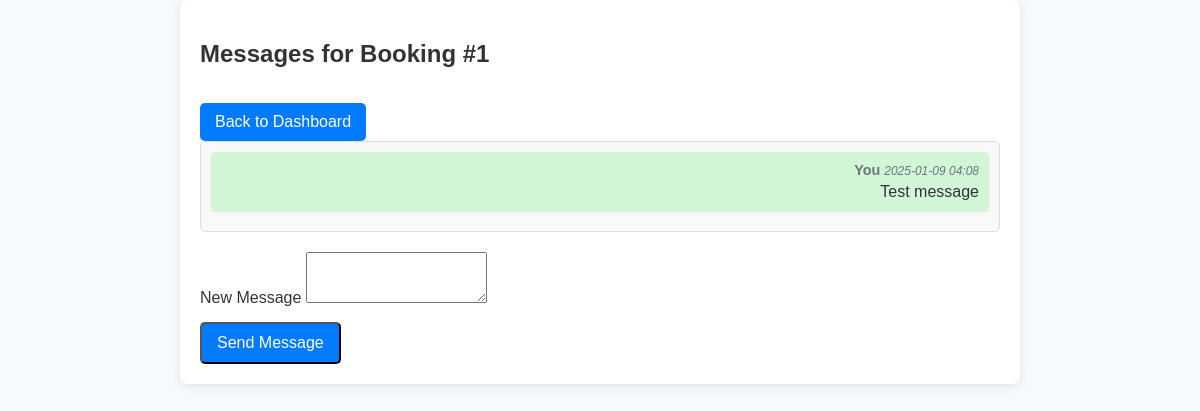
The app's page /view_messages/1 (signed in) with its own data.
### app/models.py (models this page shows, shortened)
class Booking(db.Model):
    __tablename__ = 'booking'
    id = db.Column(db.Integer, primary_key=True)
    car_owner_id = db.Column(db.Integer, db.ForeignKey('car_owner.id', name='fk_booking_car_owner_id'), index=True, nullable=False)
    renter_id = db.Column(db.Integer, db.ForeignKey('renter.id', name='fk_booking_renter_id'), index=True, nullable=False)
    location_id = db.Column(db.Integer, db.ForeignKey('location.id', name='fk_booking_location_id'), index=True, nullable=True)
    message = db.Column(db.Text, nullable=False)
    preferred_date = db.Column(db.Date, nullable=False)
    contact = db.Column(db.String(200), nullable=False)
    status = db.Column(Enum(BookingStatus), default=BookingStatus.Approved, nullable=False)
    created_at = db.Column(db.DateTime, default=datetime.utcnow, nullable=False)
    updated_at = db.Column(db.DateTime, default=datetime.utcnow, onupdate=datetime.utcnow, nullable=False)
    deleted = db.Column(db.Boolean, default=False, nullable=False)
    payment_status = db.Column(Enum(PaymentStatus), default=PaymentStatus.Due, nullable=False)
    rating = db.Column(db.Integer, nullable=True)
    car_owner = db.relationship("CarOwner", backref="bookings", lazy=True)
    renter = db.relationship("Renter", backref="bookings", lazy=True)
    location = db.relationship("Location", backref="bookings", lazy=True)

class Message(db.Model):
    id = db.Column(db.Integer, primary_key=True)
    sender_id = db.Column(db.Integer, nullable=False)  # Either CarOwner or Renter
    receiver_id = db.Column(db.Integer, nullable=False)  # Either Renter or CarOwner
    message_content = db.Column(db.Text, nullable=False)
    timestamp = db.Column(db.DateTime, default=datetime.utcnow)
    booking_id = db.Column(db.Integer, ForeignKey('booking.id'), nullable=False)
    read_status = db.Column(db.Boolean, default=False)  # Track if the message was read
    booking = db.relationship('Booking', backref=db.backref('messages', lazy=True))

### app/routes.py (the view)
@bp.route('/view_messages/<int:booking_id>', methods=['GET'])
def view_messages(booking_id):
    sender_id = session.get("user_id")
    booking = Booking.query.get(booking_id)
    if not booking:
        flash("Booking does not exist.", "danger")
        return redirect(url_for('routes.renter_dashboard'))
    if sender_id not in [booking.car_owner_id, booking.renter_id]:
        flash("You are not authorized to view messages for this booking.", "danger")
        return redirect(url_for('routes.renter_dashboard'))
    messages = Message.query.filter_by(booking_id=booking_id).order_by(Message.timestamp).all()
    return render_template(
        'messages.html',
        messages=messages,
        booking=booking,
        user_id=sender_id,
        car_owner=booking.car_owner,
        renter=booking.renter
    )

### app/templates/messages.html (shortened to what this page needs)
<!DOCTYPE html>
<html lang="en">
<head>
    <link rel="stylesheet" href="{{ url_for('static', filename='renter_dashboard.css') }}">
</head>
<body>
    <div class="container">
        <h2>Messages for Booking #{{ booking.id }}</h2>
        <a href="{{ url_for('routes.renter_dashboard') }}" class="btn btn-primary">Back to Dashboard</a>
        <div class="message-box" id="message-box">
            {% if messages %}
                {% for message in messages %}
                    <div class="message {{ 'sent' if message.sender_id == user_id else 'received' }}">
                        <div class="message-header">
                            <strong>
                                {% if message.sender_id == user_id %}
                                    You
                                {% else %}
                                    {% if message.sender_id == booking.car_owner_id %}
                                        {{ car_owner.name }} (Car Owner)
                                    {% else %}
                                        {{ renter.name }} (Renter)
                                    {% endif %}
                                {% endif %}
                            </strong>
                            <small class="text-muted">{{ message.timestamp.strftime('%Y-%m-%d %H:%M') }}</small>
                        </div>
                        <div class="message-content">
                            <p>{{ message.message_content }}</p>
                        </div>
                    </div>
                {% endfor %}
            {% else %}
                <p>No messages yet for this booking.</p>
            {% endif %}
        </div>
        <form method="POST" action="{{ url_for('routes.send_message') }}" id="send-message-form">
            <div class="form-group">
                <label for="message_content">New Message</label>
                <textarea class="form-control" name="message_content" id="message_content" rows="3" required></textarea>
            </div>
            <button type="submit" class="btn btn-primary">Send Message</button>
        </form>
    </div>
</body>
</html>

### app/static/renter_dashboard.css (style rules this page uses)
body { font-family: Arial, sans-serif; margin: 0; padding: 0; background-color: #f8f9fa; color: #333; }
.btn { display: inline-block; background-color: #007bff; color: white; text-decoration: none; padding: 10px 15px; border-radius: 5px; font-size: 16px; text-align: center; }

### app/templates/messages.html (style rules this page uses)
.container { max-width: 800px; margin: 0 auto; padding: 20px; background-color: #fff; border-radius: 8px; box-shadow: 0 2px 10px rgba(0, 0, 0, 0.1); }
.message-box { max-height: 400px; overflow-y: auto; margin-bottom: 20px; padding: 10px; border: 1px solid #ddd; border-radius: 5px; background-color: #f9f9f9; }
.message { margin-bottom: 10px; padding: 10px; border-radius: 5px; box-shadow: 0 1px 2px rgba(0, 0, 0, 0.1); }
.message.sent { background-color: #d1f7d6; text-align: right; }
.message-header { font-size: 0.9em; margin-bottom: 5px; color: #6c757d; }
.message-content p { margin: 0; }
.btn { margin-top: 15px; }
.message-header small { font-style: italic; }

### records on screen
Booking: id "1"
Message: sender_id "You", timestamp "2025-01-09 04:08", message_content "Test message"
